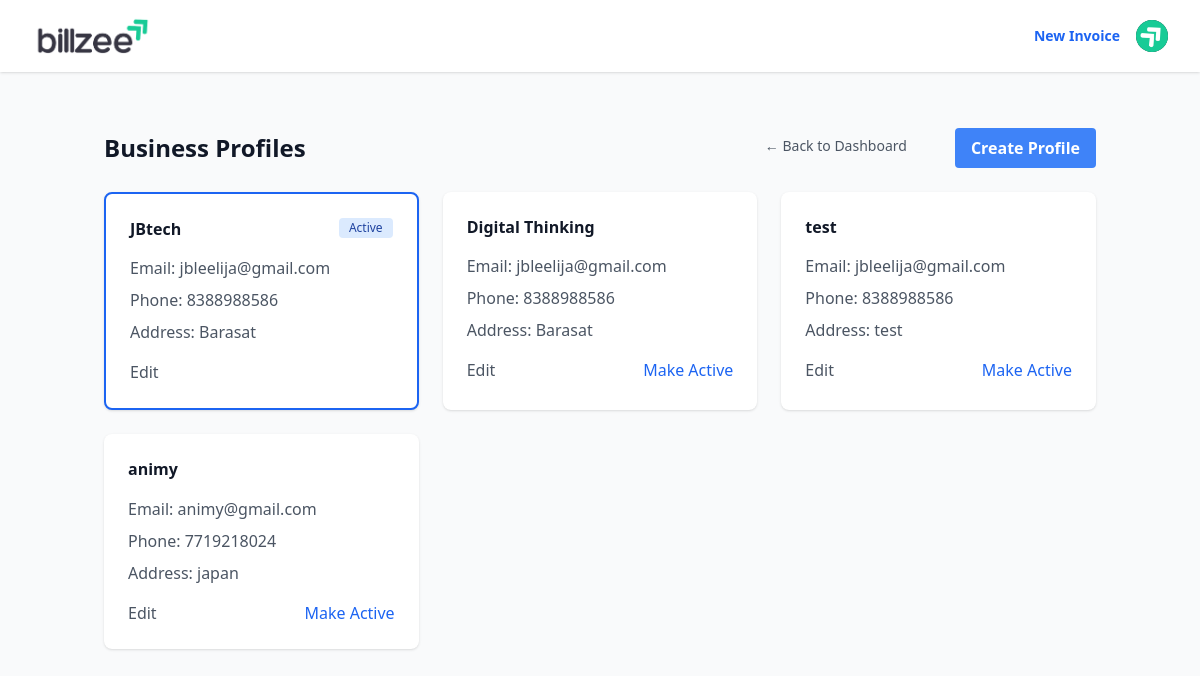
The page /users/profiles/ (signed in) on the database its author committed.
### users/models.py (models this page shows, shortened)
class Profile(models.Model):
    user = models.ForeignKey(CustomUser, on_delete=models.CASCADE, related_name='profiles')
    is_active = models.BooleanField(default=False)
    company_name = models.CharField(max_length=100)
    company_email = models.EmailField()
    password = models.CharField(max_length=128, default='')
    phone_number = models.CharField(max_length=20)
    address = models.TextField()
    city = models.CharField(max_length=100, blank=True)
    state = models.CharField(max_length=100, blank=True)
    country = models.CharField(max_length=100)
    pin_or_zip = models.CharField(max_length=7, blank=True)
    gst_id = models.CharField(max_length=20, blank=True)
    created_at = models.DateTimeField(auto_now_add=True)
    updated_at = models.DateTimeField(auto_now=True)
    class Meta:
        constraints = [
            models.UniqueConstraint(
                fields=['user', 'is_active'],
                condition=models.Q(is_active=True),
                name='unique_active_profile'
            )
        ]

### users/views.py (the view)
# urls.py: path('profiles/', views.profile_list, name='profile_list'),
@login_required
def profile_list(request):
    profiles = Profile.objects.filter(user=request.user)
    return render(request, 'users/profile_list.html', {
        'profiles': profiles,
        'title': 'Business Profiles'
    })

### users/templates/users/profile_list.html (shortened to what this page needs)
{% extends 'base.html' %}
{% block content %}
<div class="container mx-auto px-4 py-8">
    <div class="flex justify-between items-center mb-6">
        <h1 class="text-2xl font-bold text-gray-900">Business Profiles</h1>
        <div class="flex justify-end gap-8">
            <a href="{% url 'invoices:dashboard' %}" class="text-sm text-gray-600 hover:text-gray-900 py-2 px-4">
                ← Back to Dashboard
            </a>
            <a href="{% url 'users:profile_create' %}"
                class="bg-blue-500 hover:bg-blue-600 text-white font-semibold py-2 px-4 rounded">
                Create Profile
            </a>
        </div>
    </div>
    {% if profiles %}
    <div class="grid gap-6 md:grid-cols-2 lg:grid-cols-3">
        {% for profile in profiles %}
        <div class="bg-white rounded-lg shadow p-6 {% if profile.is_active %}border-2 border-blue-600{% endif %}">
            <div class="flex justify-between items-start mb-4">
                <h2 class="text-xl font-semibold text-gray-900">{{ profile.company_name }}</h2>
                {% if profile.is_active %}
                <span class="bg-blue-100 text-blue-800 text-xs font-medium px-2.5 py-0.5 rounded">Active</span>
                {% endif %}
            </div>
            <div class="space-y-2 text-gray-600">
                <p><span class="font-medium">Email:</span> {{ profile.company_email }}</p>
                <p><span class="font-medium">Phone:</span> {{ profile.phone_number|default:"-" }}</p>
                <p><span class="font-medium">Address:</span> {{ profile.address|default:"-" }}</p>
            </div>
            <div class="mt-4 flex justify-between">
                <a href="{% url 'users:profile_edit' profile.pk %}"
                    class="text-gray-600 hover:text-gray-900 font-medium">
                    Edit
                </a>
                {% if not profile.is_active %}
                <form action="{% url 'users:profile_activate' profile.pk %}" method="post" class="inline">
                    <button type="submit" class="text-blue-600 hover:text-blue-800 font-medium">
                        Make Active
                    </button>
                </form>
                {% endif %}
            </div>
        </div>
        {% endfor %}
    </div>
    {% endif %}
</div>
{% endblock %}

### rows shown on the page
Profile: company_name "JBtech", is_active "Active", company_email "jbleelija@gmail.com", phone_number "8388988586", address "Barasat"
Profile: company_name "Digital Thinking", company_email "jbleelija@gmail.com", phone_number "8388988586", address "Barasat", is_active "Make Active"
Profile: company_name "test", company_email "jbleelija@gmail.com", phone_number "8388988586", address "test", is_active "Make Active"
Profile: company_name "animy", company_email "animy@gmail.com", phone_number "7719218024", address "japan", is_active "Make Active"
